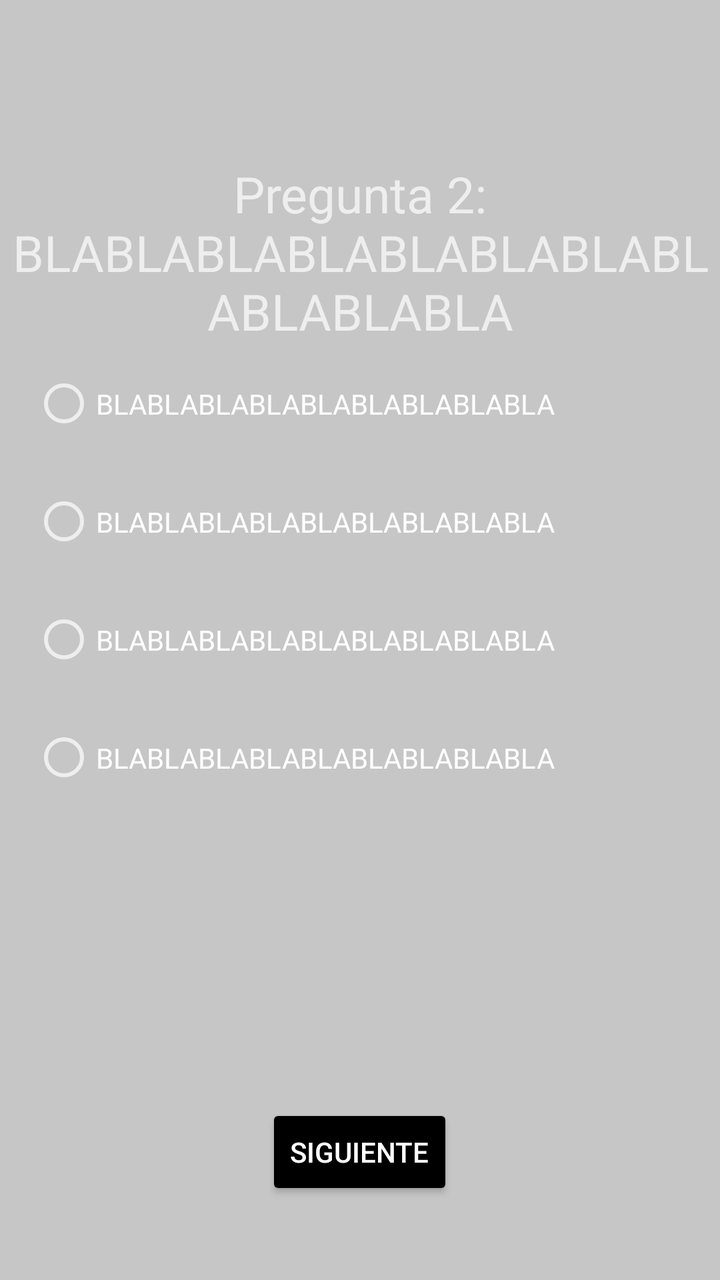
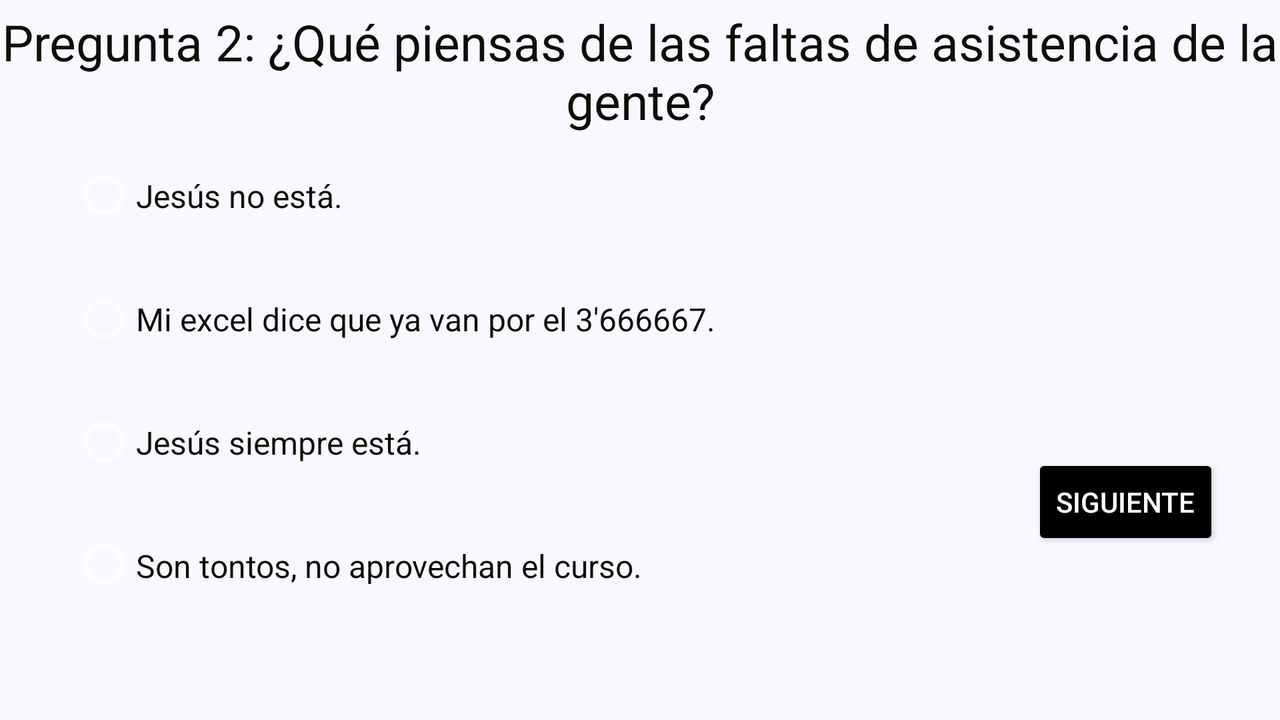

An Android layout and its configuration variant, each rendered on a device that would load it. The default file and the variant file are quoted in full after the pictures.
<!-- AndroidManifest.xml: application theme Theme.AppCompat.NoActionBar -->
<!-- res/layout/activity_segunda_pregunta.xml -->
<?xml version="1.0" encoding="utf-8"?>
<FrameLayout xmlns:android="http://schemas.android.com/apk/res/android"
    xmlns:app="http://schemas.android.com/apk/res-auto"
    xmlns:tools="http://schemas.android.com/tools"
    android:layout_width="match_parent"
    android:layout_height="match_parent"
    android:background="#C6C6C6"
    tools:context=".SegundaPreguntaActivity">


    <TextView
        android:id="@+id/textPregunta"
        android:layout_width="wrap_content"
        android:layout_height="wrap_content"
        android:layout_gravity="top|center"
        android:layout_marginTop="80dp"
        android:text="Pregunta 2:\nBLABLABLABLABLABLABLABLABLABLABLA"
        android:textAlignment="center"
        android:textSize="25dp"></TextView>

    <RadioGroup
        android:id="@+id/grupoRadio"
        android:layout_width="328dp"
        android:layout_height="295dp"
        android:layout_gravity="center|center_horizontal">

        <RadioButton
            android:id="@+id/respElvira"
            android:layout_width="wrap_content"
            android:layout_height="wrap_content"
            android:layout_marginLeft="0dp"
            android:checked="false"
            android:paddingTop="20dp"
            android:paddingBottom="20dp"
            android:text="BLABLABLABLABLABLABLABLABLA"></RadioButton>

        <RadioButton
            android:id="@+id/respCarlos"
            android:layout_width="wrap_content"
            android:layout_height="wrap_content"
            android:paddingTop="20dp"
            android:paddingBottom="20dp"
            android:checked="false"
            android:text="BLABLABLABLABLABLABLABLABLA"></RadioButton>

        <RadioButton
            android:id="@+id/respLuis"
            android:layout_width="wrap_content"
            android:layout_height="wrap_content"
            android:paddingTop="20dp"
            android:paddingBottom="20dp"
            android:checked="false"
            android:text="BLABLABLABLABLABLABLABLABLA"></RadioButton>

        <RadioButton
            android:id="@+id/respRamon"
            android:layout_width="wrap_content"
            android:layout_height="wrap_content"
            android:paddingTop="20dp"
            android:paddingBottom="20dp"
            android:checked="false"
            android:text="BLABLABLABLABLABLABLABLABLA"></RadioButton>


    </RadioGroup>

    <Button
        android:id="@+id/btnPregunta2"
        android:layout_width="wrap_content"
        android:layout_height="wrap_content"
        android:layout_gravity="bottom|center_horizontal"

        android:layout_marginBottom="40dp"
        android:backgroundTint="@color/black"
        android:onClick="terceraPregunta"
        android:text="Siguiente"></Button>

</FrameLayout>
<!-- resources referenced by this layout -->
<resources>

</resources>
<!-- res/layout-land/activity_segunda_pregunta.xml (the repository's variant of the layout above) -->
<!-- drawn on the phone turned sideways -->
<?xml version="1.0" encoding="utf-8"?>
<androidx.constraintlayout.widget.ConstraintLayout xmlns:android="http://schemas.android.com/apk/res/android"
    xmlns:app="http://schemas.android.com/apk/res-auto"
    xmlns:tools="http://schemas.android.com/tools"
    android:layout_width="match_parent"
    android:layout_height="match_parent"
    android:background="#f8f8ff"
    tools:context=".PrimeraPreguntaActivity">

    <TextView
        android:id="@+id/textPregunta"
        android:layout_width="wrap_content"
        android:layout_height="wrap_content"
        android:layout_marginTop="4dp"
        android:text="Pregunta 2: ¿Qué piensas de las faltas de asistencia de la gente?"
        android:textAlignment="center"
        android:textColor="#100c08"
        android:textSize="25dp"
        app:layout_constraintEnd_toEndOf="parent"
        app:layout_constraintHorizontal_bias="0.498"
        app:layout_constraintStart_toStartOf="parent"
        app:layout_constraintTop_toTopOf="parent">


    </TextView>

    <RadioGroup
        android:id="@+id/grupoRadio"
        android:layout_width="324dp"
        android:layout_height="245dp"
        android:layout_marginStart="36dp"
        app:layout_constraintStart_toStartOf="parent"
        app:layout_constraintTop_toBottomOf="@+id/textPregunta">

        <RadioButton
            android:id="@+id/respRamon"
            android:layout_width="wrap_content"
            android:layout_height="wrap_content"
            android:layout_marginLeft="0dp"
            android:checked="false"
            android:paddingTop="20dp"
            android:paddingBottom="20dp"
            android:text="Jesús no está."
            android:textColor="#100c08"
            android:textSize="16dp"></RadioButton>

        <RadioButton
            android:id="@+id/respCarlos"
            android:layout_width="wrap_content"
            android:layout_height="wrap_content"
            android:checked="false"
            android:paddingTop="20dp"
            android:paddingBottom="20dp"
            android:text="Mi excel dice que ya van por el 3'666667."
            android:textColor="#100c08"
            android:textSize="16sp"></RadioButton>

        <RadioButton
            android:id="@+id/respElvira"
            android:layout_width="wrap_content"
            android:layout_height="wrap_content"
            android:checked="false"
            android:paddingTop="20dp"
            android:paddingBottom="20dp"
            android:text="Jesús siempre está."
            android:textColor="#100c08"
            android:textSize="16sp"></RadioButton>

        <RadioButton
            android:id="@+id/respLuis"
            android:layout_width="wrap_content"
            android:layout_height="wrap_content"
            android:checked="false"
            android:paddingTop="20dp"
            android:paddingBottom="20dp"
            android:text="Son tontos, no aprovechan el curso. Apuntad vuestro nombre en esta hoja."
            android:textColor="#100c08"
            android:textSize="16sp"></RadioButton>


    </RadioGroup>

    <Button
        android:id="@+id/btnPregunta1"
        android:layout_width="wrap_content"
        android:layout_height="wrap_content"
        android:layout_marginStart="156dp"
        android:layout_marginTop="160dp"
        android:layout_marginBottom="100dp"
        android:backgroundTint="@color/black"
        android:textColor="@color/white"
        android:onClick="terceraPregunta"
        android:text="Siguiente"
        app:layout_constraintStart_toEndOf="@+id/grupoRadio"
        app:layout_constraintTop_toBottomOf="@+id/textPregunta"></Button>

</androidx.constraintlayout.widget.ConstraintLayout>
